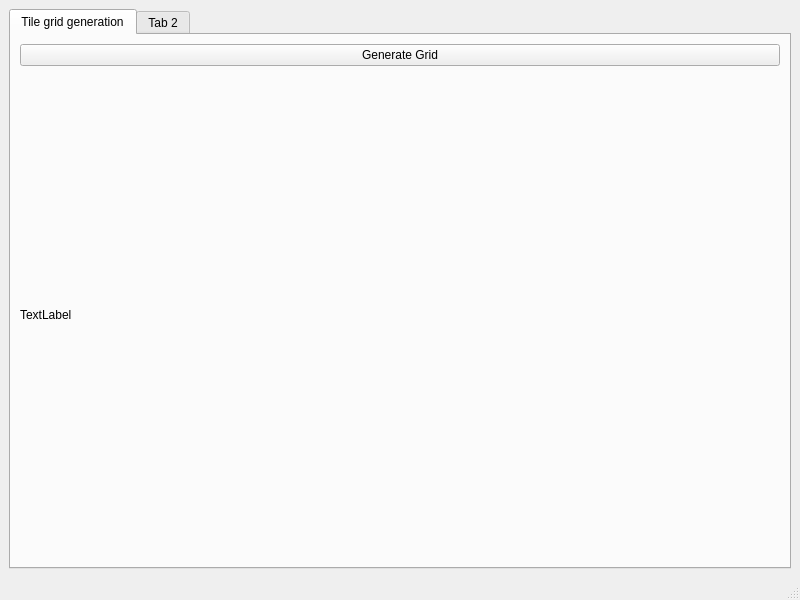
<?xml version="1.0" encoding="UTF-8"?>
<ui version="4.0">
 <class>MainWindow</class>
 <widget class="QMainWindow" name="MainWindow">
  <property name="geometry">
   <rect>
    <x>0</x>
    <y>0</y>
    <width>800</width>
    <height>600</height>
   </rect>
  </property>
  <property name="windowTitle">
   <string>MainWindow</string>
  </property>
  <widget class="QWidget" name="centralwidget">
   <layout class="QHBoxLayout" name="horizontalLayout">
    <item>
     <widget class="QTabWidget" name="tabWidget">
      <widget class="QWidget" name="tab">
       <attribute name="title">
        <string>Tile grid generation</string>
       </attribute>
       <layout class="QGridLayout" name="gridLayout">
        <item row="0" column="0">
         <widget class="QPushButton" name="pushButton_generate_grid">
          <property name="text">
           <string>Generate Grid</string>
          </property>
         </widget>
        </item>
        <item row="1" column="0">
         <widget class="QLabel" name="label_grid">
          <property name="text">
           <string>TextLabel</string>
          </property>
         </widget>
        </item>
       </layout>
      </widget>
      <widget class="QWidget" name="tab_2">
       <attribute name="title">
        <string>Tab 2</string>
       </attribute>
      </widget>
     </widget>
    </item>
   </layout>
  </widget>
  <widget class="QMenuBar" name="menubar">
   <property name="geometry">
    <rect>
     <x>0</x>
     <y>0</y>
     <width>800</width>
     <height>22</height>
    </rect>
   </property>
  </widget>
  <widget class="QStatusBar" name="statusbar"/>
 </widget>
 <resources/>
 <connections/>
</ui>
